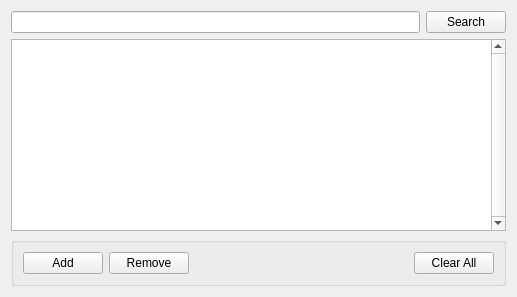
     <widget class="QWidget" name="inputMappingsTab">
      <property name="sizePolicy">
       <sizepolicy hsizetype="Expanding" vsizetype="Expanding">
        <horstretch>0</horstretch>
        <verstretch>0</verstretch>
       </sizepolicy>
      </property>
      <attribute name="title">
       <string>Input Mappings</string>
      </attribute>
      <layout class="QVBoxLayout" name="verticalLayoutInputMappings" stretch="0,1,0">
       <item>
        <layout class="QHBoxLayout" name="layoutInputSearch">
         <item>
          <widget class="QLineEdit" name="inputControlSearch"/>
         </item>
         <item>
          <widget class="QPushButton" name="inputControlSearchBtn">
           <property name="text">
            <string>Search</string>
           </property>
          </widget>
         </item>
        </layout>
       </item>
       <item>
        <widget class="QTableView" name="midiInputMappingTableView">
         <property name="sizePolicy">
          <sizepolicy hsizetype="Expanding" vsizetype="Expanding">
           <horstretch>0</horstretch>
           <verstretch>0</verstretch>
          </sizepolicy>
         </property>
         <property name="verticalScrollBarPolicy">
          <enum>Qt::ScrollBarAlwaysOn</enum>
         </property>
         <property name="horizontalScrollBarPolicy">
          <enum>Qt::ScrollBarAlwaysOff</enum>
         </property>
         <property name="sizeAdjustPolicy">
          <enum>QAbstractScrollArea::AdjustIgnored</enum>
         </property>
         <property name="autoScroll">
          <bool>true</bool>
         </property>
         <property name="editTriggers">
          <set>QAbstractItemView::AnyKeyPressed|QAbstractItemView::DoubleClicked|QAbstractItemView::EditKeyPressed|QAbstractItemView::SelectedClicked</set>
         </property>
        </widget>
       </item>
       <item>
        <widget class="QGroupBox" name="groupBoxInputManagement">
         <property name="title">
          <string/>
         </property>
         <layout class="QHBoxLayout" name="horizontalLayoutInputManagement">
          <item>
           <widget class="QPushButton" name="btnAddInputMapping">
            <property name="text">
             <string>Add</string>
            </property>
           </widget>
          </item>
          <item>
           <widget class="QPushButton" name="btnRemoveInputMappings">
            <property name="text">
             <string>Remove</string>
            </property>
           </widget>
          </item>
          <item>
           <spacer name="horizontalSpacerInputManagement">
            <property name="orientation">
             <enum>Qt::Horizontal</enum>
            </property>
            <property name="sizeHint" stdset="0">
             <size>
              <width>219</width>
              <height>20</height>
             </size>
            </property>
           </spacer>
          </item>
          <item>
           <widget class="QPushButton" name="btnClearAllInputMappings">
            <property name="text">
             <string>Clear All</string>
            </property>
           </widget>
          </item>
         </layout>
        </widget>
       </item>
      </layout>
     </widget>
